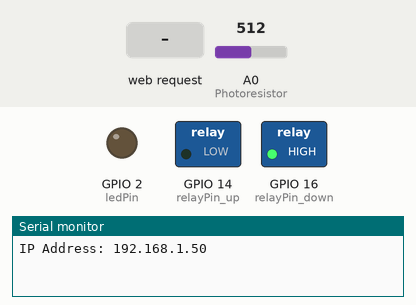
This sketch was run on a simulated ESP8266 (NodeMCU). Parts: switched loads named in the sketch (green lamp = pin HIGH), output pins drawn as LEDs (lit = HIGH), the last lines printed to the serial monitor. The inputs (shaded band) are chosen by the test bench; at power-on: A0 (Photoresistor) = 512. WiFi joins after 1.5 s; servers stay silent unless stated.

Above: at 1.65 s.
At 2.7 s:
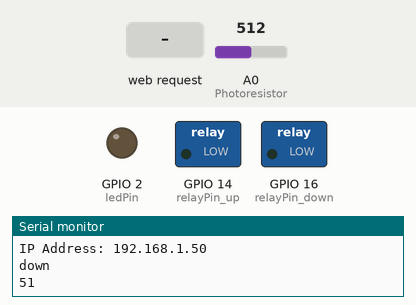
2.8 s: HTTP request GET /get received
At 10.8 s:
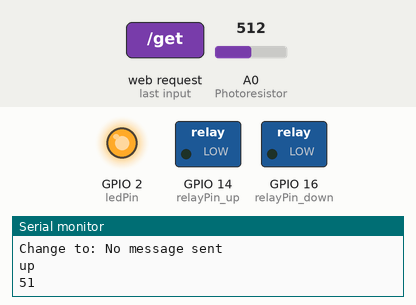
Timing chart, 0 to 12.3 s (numbered marks = the images above; inputs shaded):
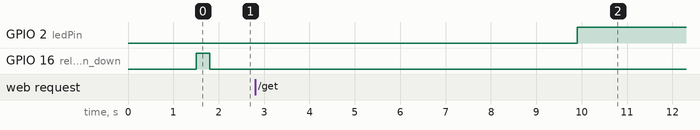

Measured:
- after the input at 2.8 s, GPIO 14 (relayPin_up): stays LOW (without the input it goes to HIGH after 7.1 s)

The sketch:

esp8266_Huehnerklappe.ino
```cpp
// Automatic Chickendoor
// Author: relaychris
// Github: https://github.com/relaychris/
// Version: 0.1
// Creds: https://randomnerdtutorials.com/esp32-esp8266-input-data-html-form/

//  ######   #######  ####       ##     ##  ##     ####   ##   ##  ######    ####     #####
//   ##  ##   ##   #   ##       ####    ##  ##    ##  ##  ##   ##   ##  ##    ##     ##   ##
//   ##  ##   ## #     ##      ##  ##   ##  ##   ##       ##   ##   ##  ##    ##     #
//   #####    ####     ##      ##  ##    ####    ##       #######   #####     ##      #####
//   ## ##    ## #     ##   #  ######     ##     ##       ##   ##   ## ##     ##          ##
//   ##  ##   ##   #   ##  ##  ##  ##     ##      ##  ##  ##   ##   ##  ##    ##     ##   ##
//  #### ##  #######  #######  ##  ##    ####      ####   ##   ##  #### ##   ####     #####

#include <Arduino.h>
#ifdef ESP32
  #include <WiFi.h>
  #include <AsyncTCP.h>
#else
  #include <ESP8266WiFi.h>
  #include <ESPAsyncTCP.h>
#endif
#include <ESPAsyncWebServer.h>
#include "wlan_settings.h"

//Photoresistor to Port A0
#define Photoresistor A0
//Relay Pin to Port D0
#define relayPin_down 16
//Relay Pin to Port D5
#define relayPin_up 14

AsyncWebServer server(80);

const char* PARAM_INPUT = "input";
const int analogPin = A0;
const int ledPin = 2;
const int switchbrightness = 25;
int delay_shut = 300;
bool state = true;
bool state_roller = true;

//HTMl Page
const char index_html[] PROGMEM = R"rawliteral(
<!DOCTYPE HTML><html><head>
  <title>H&uuml;hnerklappe</title>
  <meta name="viewport" content="width=device-width, initial-scale=1">
  </head><body>
  <form action="/get">
    Schlie&szlig;zeit in Sekunden: <input type="text" name="input">
    <input type="submit" value="Speichern">
  </form><br>
</body></html>)rawliteral";

void notFound(AsyncWebServerRequest *request) {
  request->send(404, "text/plain", "Not found");
}

void setup() {
  Serial.begin(9600);  // set baud rate to 9600
  pinMode(relayPin_down, OUTPUT); // set PinMode for Relay
  pinMode(relayPin_up, OUTPUT); // set PinMode for Relay
  pinMode(ledPin, OUTPUT); // set ledPin for Relay
  WiFi.mode(WIFI_STA);
  WiFi.begin(ssid, password);
  // Check WiFi Connection and Print status
  if (WiFi.waitForConnectResult() != WL_CONNECTED) {
    Serial.println("WiFi Failed!");
    return;
  }
  // Print Ip Adress
  Serial.println();
  Serial.print("IP Address: ");
  Serial.println(WiFi.localIP());

  // Send web page with input fields to client
  server.on("/", HTTP_GET, [](AsyncWebServerRequest *request){
    request->send_P(200, "text/html", index_html);
  });

  // Send a GET request to <ESP_IP>/get?input=<inputMessage>
  server.on("/get", HTTP_GET, [] (AsyncWebServerRequest *request) {
    String inputMessage;
    String inputParam;
    // GET input value on <ESP_IP>/get?input=<inputMessage>
    if (request->hasParam(PARAM_INPUT)) {
      inputMessage = request->getParam(PARAM_INPUT)->value();
      inputParam = PARAM_INPUT;
    }
    else {
      inputMessage = "No message sent";
      inputParam = "none";
    }
    Serial.println("Change to: " + inputMessage);

    // Convert Input to int and change it from s to ms
    delay_shut = inputMessage.toInt() * 1000;

    request->send(200, "text/html", "erfolgreich gespeichert ("
                                     + inputParam + ") Schlie&szlig;zeit: " + inputMessage +
                                     "<br><a href=\"/\">zur&uuml;ck</a>");
  });
  server.onNotFound(notFound);
  // Start Webserver
  server.begin();
}

void loop() {
  // Read Analog input from Photoresitstor
  int analogValue = analogRead(Photoresistor);
  int brightness = map(analogValue, 0, 1000, 0, 100);

  // Check Brightness and trigger Relay
  if (brightness > switchbrightness) {
    rollershutter();
    state = false;
    Serial.println(brightness);
    delay(100);
  }
  else if (brightness < switchbrightness) {
    rollershutter();
    state = true;
    Serial.println(brightness);
    delay(100);
  }

 delay(8000);
}

void rollershutter() {
    if(state == false && state_roller == false) {
      digitalWrite(ledPin, HIGH);
      digitalWrite(relayPin_down, LOW);
      digitalWrite(relayPin_up, HIGH);
      delay(delay_shut);
      digitalWrite(relayPin_up, LOW);
      Serial.println("up");
      state_roller = true;
      }
      else if(state == true  && state_roller == true) {
      digitalWrite(ledPin, LOW);
      digitalWrite(relayPin_down, HIGH);
      digitalWrite(relayPin_up, LOW);
      delay(delay_shut);
      digitalWrite(relayPin_down, LOW);
      Serial.println("down");
      state_roller = false;
      }
      else {
        Serial.println("Nothing todo, cause no Changes");
        }
}
```

wlan_settings.h
```cpp
const char* ssid = "ssid";
const char* password = "wlankey";
```
